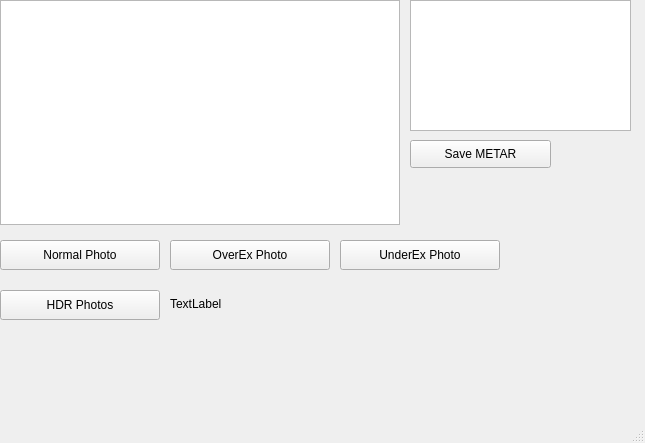
<?xml version="1.0" encoding="UTF-8"?>
<ui version="4.0">
 <class>mainWindow</class>
 <widget class="QMainWindow" name="mainWindow">
  <property name="geometry">
   <rect>
    <x>0</x>
    <y>0</y>
    <width>645</width>
    <height>443</height>
   </rect>
  </property>
  <property name="windowTitle">
   <string>Take cloud photos with METAR</string>
  </property>
  <widget class="QWidget" name="centralwidget">
   <widget class="QPushButton" name="pushButton_1">
    <property name="geometry">
     <rect>
      <x>0</x>
      <y>240</y>
      <width>160</width>
      <height>30</height>
     </rect>
    </property>
    <property name="text">
     <string>Normal Photo</string>
    </property>
   </widget>
   <widget class="QPushButton" name="pushButton_5">
    <property name="geometry">
     <rect>
      <x>410</x>
      <y>140</y>
      <width>141</width>
      <height>28</height>
     </rect>
    </property>
    <property name="text">
     <string>Save METAR</string>
    </property>
   </widget>
   <widget class="QGraphicsView" name="graphicsView">
    <property name="geometry">
     <rect>
      <x>0</x>
      <y>0</y>
      <width>400</width>
      <height>225</height>
     </rect>
    </property>
   </widget>
   <widget class="QTextEdit" name="textEdit">
    <property name="geometry">
     <rect>
      <x>410</x>
      <y>0</y>
      <width>221</width>
      <height>131</height>
     </rect>
    </property>
   </widget>
   <widget class="QPushButton" name="pushButton_2">
    <property name="geometry">
     <rect>
      <x>170</x>
      <y>240</y>
      <width>160</width>
      <height>30</height>
     </rect>
    </property>
    <property name="text">
     <string>OverEx Photo</string>
    </property>
   </widget>
   <widget class="QPushButton" name="pushButton_3">
    <property name="geometry">
     <rect>
      <x>340</x>
      <y>240</y>
      <width>160</width>
      <height>30</height>
     </rect>
    </property>
    <property name="text">
     <string>UnderEx Photo</string>
    </property>
   </widget>
   <widget class="QPushButton" name="pushButton_4">
    <property name="geometry">
     <rect>
      <x>0</x>
      <y>290</y>
      <width>160</width>
      <height>30</height>
     </rect>
    </property>
    <property name="text">
     <string>HDR Photos</string>
    </property>
   </widget>
   <widget class="QLabel" name="label">
    <property name="geometry">
     <rect>
      <x>170</x>
      <y>290</y>
      <width>261</width>
      <height>28</height>
     </rect>
    </property>
    <property name="text">
     <string>TextLabel</string>
    </property>
   </widget>
  </widget>
  <widget class="QMenuBar" name="menubar">
   <property name="geometry">
    <rect>
     <x>0</x>
     <y>0</y>
     <width>645</width>
     <height>33</height>
    </rect>
   </property>
  </widget>
  <widget class="QStatusBar" name="statusbar"/>
 </widget>
 <resources/>
 <connections/>
</ui>
